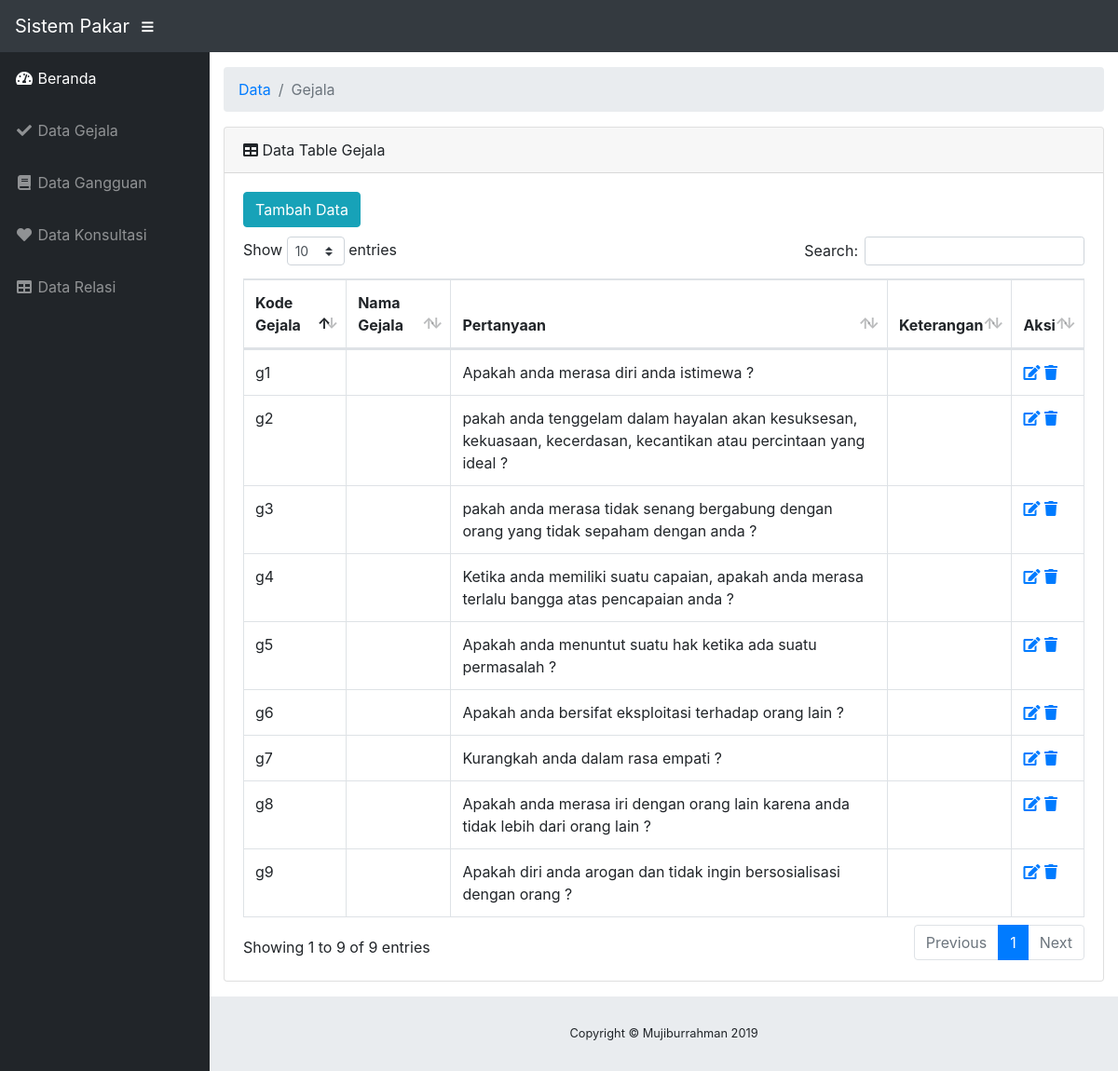
/index_admin.php?halaman=data_gejala&action=data_gejala, run on the app's committed database.
### tables this page shows
CREATE TABLE `gejala` (
  `kode_gejala` varchar(100) NOT NULL,
  `nama_gejala` varchar(100) NOT NULL,
  `pertanyaan` varchar(300) NOT NULL,
  `mb` double NOT NULL,
  `ket` varchar(100) NOT NULL
);

### admin/gejala/data_gejala.php (the view)
<ol class="breadcrumb">
  <li class="breadcrumb-item">
    <a href="#">Data</a>
  </li>
  <li class="breadcrumb-item active">Gejala</li>
</ol>
        <div class="card mb-3">
          <div class="card-header">
            <i class="fas fa-table"></i>
            Data Table Gejala</div>
          <div class="card-body">
            <div class="responsive" style="margin-bottom: 10px;">
              <a href="?halaman=data_gejala&action=tambah_gejala" class="btn btn-info"><span class="glyphicon glyphicon-import"></span> Tambah Data</a>
            </div>
            <div class="table-responsive">
              <table class="table table-bordered" id="dataTable" width="100%" cellspacing="0">
                <thead>
                  <tr>
                    <th>Kode Gejala</th>
                    <th>Nama Gejala</th>
                    <th>Pertanyaan</th>
                    <th>Keterangan</th>
                    <th>Aksi</th>
                  </tr>
                </thead>
                <tbody>
                  <?php
                    include("config/koneksi.php");
                    $sql = $koneksi->query("select * from gejala");
                    while ($data= $sql->fetch_assoc()){
                  ?>
                  <tr>
                    <td><?php echo $data['kode_gejala'];?></td>
                    <td><?php echo $data['nama_gejala']; ?></td>
                    <td><?php echo $data['pertanyaan']; ?></td>
                    <td><?php echo $data['ket']; ?></td>
                    <td>
                      <div class="">
                        <a href="?halaman=data_gejala&action=edit_gejala&kode_gejala=<?php echo $data['kode_gejala']; ?>" class="ace-icon fa fa-edit"></a>
                        <a href="?halaman=data_gejala&action=hapus_gejala&kode_gejala=<?php echo $data['kode_gejala']; ?>" class="ace-icon fa fa-trash"></a>
                      </div>
                    </td>
                  </tr>
                  <?php } ?>
                </tbody>
              </table>
            </div>
          </div>
        </div>

### index_admin.php (shortened to what this page needs)
<!DOCTYPE html>
<html lang="en">
<head>
  <link href="vendor/fontawesome-free/css/all.min.css" rel="stylesheet" type="text/css">
  <link href="vendor/datatables/dataTables.bootstrap4.css" rel="stylesheet">
  <link href="css/sb-admin.css" rel="stylesheet">
</head>
<body id="page-top">
  <nav class="navbar navbar-expand navbar-dark bg-dark static-top">
    <a class="navbar-brand mr-1" href="index.html">Sistem Pakar</a>
    <button class="btn btn-link btn-sm text-white order-1 order-sm-0" id="sidebarToggle" href="#">
      <i class="fas fa-bars"></i>
    </button>
  </nav>
  <div id="wrapper">
    <ul class="sidebar navbar-nav">
      <li class="nav-item active">
        <a class="nav-link" href="?halaman=index.php&action=index.php">
          <i class="fas fa-fw fa-tachometer-alt"></i>
          <span>Beranda</span>
        </a>
      </li>
      <li class="nav-item ">
        <a class="nav-link" href="?halaman=data_gejala&action=data_gejala">
          <i class="fas fa-fw fa-check"></i>
          <span>Data Gejala</span>
        </a>
      </li>
      <li class="nav-item">
        <a class="nav-link" href="?halaman=data_gangguan&action=data_gangguan">
          <i class="fas fa-fw fa-book"></i>
          <span>Data Gangguan</span></a>
      </li>
      <li class="nav-item">
        <a class="nav-link" href="?halaman=data_konsultasi&action=data_konsultasi">
          <i class="fas fa-fw fa-heart"></i>
          <span>Data Konsultasi</span></a>
      </li>
      <li class="nav-item">
        <a class="nav-link" href="?halaman=data_relasi&action=data_relasi">
          <i class="fas fa-fw fa-table"></i>
          <span>Data Relasi</span></a>
      </li>
    </ul>
    <div id="content-wrapper">
      <div class="container-fluid">
        <?php
        $halaman = @$_GET['halaman'];
        $action = @$_GET['action'];
          if($halaman == "data_gejala") {
            if ($action == "data_gejala") {
              include "admin/gejala/data_gejala.php";
            }elseif ($action == "hapus_gejala") {
              include "admin/gejala/hapus_gejala.php";
            }elseif ($action == "edit_gejala") {
              include "admin/gejala/edit_gejala.php";
            }elseif ($action == "tambah_gejala") {
              include "admin/gejala/tambah_gejala.php";
            }
          }
        ?>
      </div>
    </div>
      </div>
      <footer class="sticky-footer">
        <div class="container my-auto">
          <div class="copyright text-center my-auto">
            <span>Copyright © Mujiburrahman 2019</span>
          </div>
        </div>
      </footer>
</body>
</html>

### data on the page
gejala: kode_gejala "g1", pertanyaan "Apakah anda merasa diri anda istimewa ?"
gejala: kode_gejala "g2", pertanyaan "pakah anda tenggelam dalam hayalan akan kesuksesan, kekuasaan, kecerdasan, kecantikan atau percintaan yang ideal ?"
gejala: kode_gejala "g3", pertanyaan "pakah anda merasa tidak senang bergabung dengan orang yang tidak sepaham dengan anda ?"
gejala: kode_gejala "g4", pertanyaan "Ketika anda memiliki suatu capaian, apakah anda merasa terlalu bangga atas pencapaian anda ?"
gejala: kode_gejala "g5", pertanyaan "Apakah anda menuntut suatu hak ketika ada suatu permasalah ?"
gejala: kode_gejala "g6", pertanyaan "Apakah anda bersifat eksploitasi terhadap orang lain ?"
gejala: kode_gejala "g7", pertanyaan "Kurangkah anda dalam rasa empati ?"
gejala: kode_gejala "g8", pertanyaan "Apakah anda merasa iri dengan orang lain karena anda tidak lebih dari orang lain ?"
gejala: kode_gejala "g9", pertanyaan "Apakah diri anda arogan dan tidak ingin bersosialisasi dengan orang ?"
